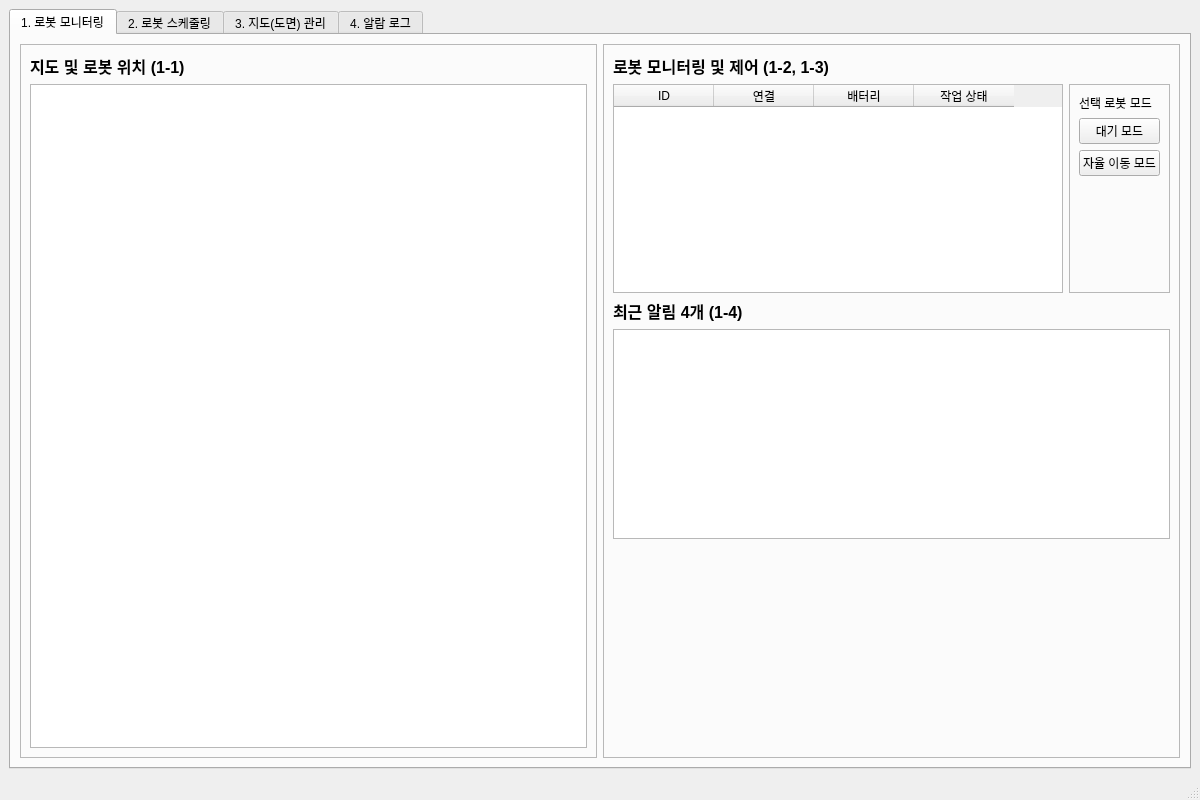
<?xml version="1.0" encoding="UTF-8"?>
<ui version="4.0">
 <class>MainWindow</class>
 <widget class="QMainWindow" name="MainWindow">
  <property name="geometry">
   <rect>
    <x>0</x>
    <y>0</y>
    <width>1200</width>
    <height>800</height>
   </rect>
  </property>
  <property name="windowTitle">
   <string>ROS2 관리자 GUI</string>
  </property>
  <widget class="QWidget" name="centralwidget">
   <layout class="QVBoxLayout" name="verticalLayout">
    <item>
     <widget class="QTabWidget" name="mainTabWidget">
      <property name="currentIndex">
       <number>0</number>
      </property>
      <widget class="QWidget" name="tab_monitoring">
       <attribute name="title">
        <string>1. 로봇 모니터링</string>
       </attribute>
       <layout class="QHBoxLayout" name="horizontalLayout">
        <item>
         <widget class="QFrame" name="mapFrame">
          <property name="frameShape">
           <enum>QFrame::StyledPanel</enum>
          </property>
          <property name="frameShadow">
           <enum>QFrame::Raised</enum>
          </property>
          <layout class="QVBoxLayout" name="verticalLayout_2">
           <item>
            <widget class="QLabel" name="mapTitleLabel">
             <property name="font">
              <font>
               <pointsize>12</pointsize>
               <weight>75</weight>
               <bold>true</bold>
              </font>
             </property>
             <property name="text">
              <string>지도 및 로봇 위치 (1-1)</string>
             </property>
            </widget>
           </item>
           <item>
            <widget class="QGraphicsView" name="mapGraphicsView"/>
           </item>
          </layout>
         </widget>
        </item>
        <item>
         <widget class="QFrame" name="statusControlFrame">
          <property name="minimumSize">
           <size>
            <width>400</width>
            <height>0</height>
           </size>
          </property>
          <property name="frameShape">
           <enum>QFrame::StyledPanel</enum>
          </property>
          <property name="frameShadow">
           <enum>QFrame::Raised</enum>
          </property>
          <layout class="QVBoxLayout" name="verticalLayout_3">
           <item>
            <widget class="QLabel" name="statusTitleLabel">
             <property name="font">
              <font>
               <pointsize>12</pointsize>
               <weight>75</weight>
               <bold>true</bold>
              </font>
             </property>
             <property name="text">
              <string>로봇 모니터링 및 제어 (1-2, 1-3)</string>
             </property>
            </widget>
           </item>
           <item>
            <layout class="QHBoxLayout" name="statusAndControlLayout">
             <item>
              <widget class="QTableWidget" name="robotStatusTable">
               <column>
                <property name="text">
                 <string>ID</string>
                </property>
               </column>
               <column>
                <property name="text">
                 <string>연결</string>
                </property>
               </column>
               <column>
                <property name="text">
                 <string>배터리</string>
                </property>
               </column>
               <column>
                <property name="text">
                 <string>작업 상태</string>
                </property>
               </column>
              </widget>
             </item>
             <item>
              <widget class="QFrame" name="controlFrame">
               <property name="frameShape">
                <enum>QFrame::StyledPanel</enum>
               </property>
               <property name="frameShadow">
                <enum>QFrame::Raised</enum>
               </property>
               <layout class="QVBoxLayout" name="controlButtonLayout">
                <item>
                 <widget class="QLabel" name="controlModeLabel">
                  <property name="text">
                   <string>선택 로봇 모드</string>
                  </property>
                 </widget>
                </item>
                <item>
                 <widget class="QPushButton" name="standbyModeButton">
                  <property name="text">
                   <string>대기 모드</string>
                  </property>
                 </widget>
                </item>
                <item>
                 <widget class="QPushButton" name="autonomousModeButton">
                  <property name="text">
                   <string>자율 이동 모드</string>
                  </property>
                 </widget>
                </item>
                <item>
                 <spacer name="verticalSpacer_2">
                  <property name="orientation">
                   <enum>Qt::Vertical</enum>
                  </property>
                  <property name="sizeHint" stdset="0">
                   <size>
                    <width>20</width>
                    <height>40</height>
                   </size>
                  </property>
                 </spacer>
                </item>
               </layout>
              </widget>
             </item>
            </layout>
           </item>
           <item>
            <widget class="QLabel" name="alertTitleLabel">
             <property name="font">
              <font>
               <pointsize>12</pointsize>
               <weight>75</weight>
               <bold>true</bold>
              </font>
             </property>
             <property name="text">
              <string>최근 알림 4개 (1-4)</string>
             </property>
            </widget>
           </item>
           <item>
            <widget class="QListWidget" name="recentAlertList"/>
           </item>
           <item>
            <spacer name="verticalSpacer">
             <property name="orientation">
              <enum>Qt::Vertical</enum>
             </property>
             <property name="sizeHint" stdset="0">
              <size>
               <width>20</width>
               <height>40</height>
              </size>
             </property>
            </spacer>
           </item>
          </layout>
         </widget>
        </item>
       </layout>
      </widget>
      <widget class="QWidget" name="tab_scheduling">
       <attribute name="title">
        <string>2. 로봇 스케줄링</string>
       </attribute>
      </widget>
      <widget class="QWidget" name="tab_map">
       <attribute name="title">
        <string>3. 지도(도면) 관리</string>
       </attribute>
      </widget>
      <widget class="QWidget" name="tab_log">
       <attribute name="title">
        <string>4. 알람 로그</string>
       </attribute>
      </widget>
     </widget>
    </item>
   </layout>
  </widget>
  <widget class="QMenuBar" name="menubar">
   <property name="geometry">
    <rect>
     <x>0</x>
     <y>0</y>
     <width>1200</width>
     <height>24</height>
    </rect>
   </property>
  </widget>
  <widget class="QStatusBar" name="statusbar"/>
 </widget>
 <resources/>
 <connections/>
</ui>
